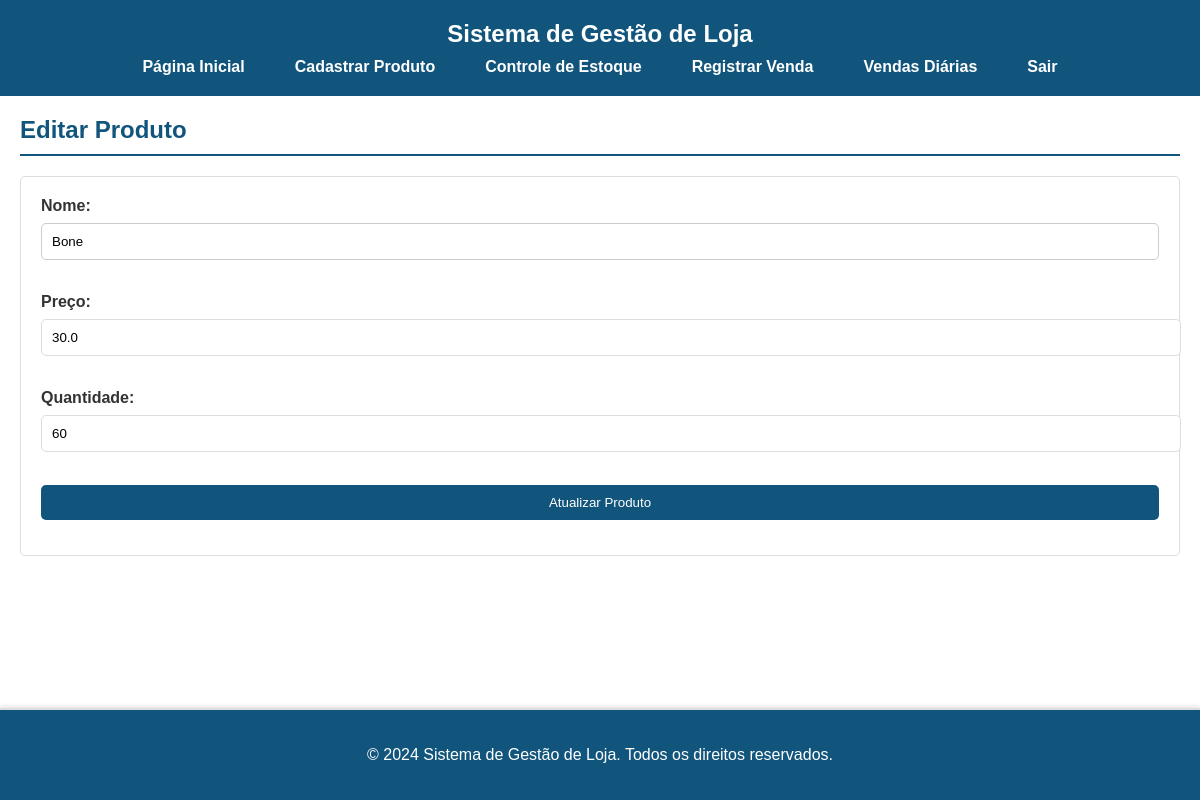
Screenshot of /editar_produto/14 (signed in) with the database file from the repository.
### tables this page shows
CREATE TABLE produtos (
        id INTEGER PRIMARY KEY AUTOINCREMENT,
        nome TEXT,
        preco REAL,
        quantidade INTEGER
    );

### app.py (the view, shortened to what this page needs)
@app.route('/editar_produto/<int:produto_id>', methods=['GET', 'POST'])
@login_required
def editar_produto(produto_id):
    conn = sqlite3.connect('lojista.db')
    cursor = conn.cursor()
    cursor.execute('SELECT * FROM produtos WHERE id = ?', (produto_id,))
    produto = cursor.fetchone()
    conn.close()
    return render_template('editar_produto.html', produto=produto)

### app.py (called while the page is built)
def login_required(f):
    @wraps(f)
    def decorated_function(*args, **kwargs):
        if not session.get('logged_in'):
            return redirect(url_for('login'))
        return f(*args, **kwargs)
    return decorated_function

### templates/editar_produto.html
{% extends 'base.html' %}
{% block content %}
    <h2>Editar Produto</h2>
    <form method="POST" action="{{ url_for('editar_produto', produto_id=produto[0]) }}">
        <label for="nome">Nome:</label>
        <input type="text" id="nome" name="nome" value="{{ produto[1] }}" required><br><br>
        <label for="preco">Preço:</label>
        <input type="number" step="0.01" id="preco" name="preco" value="{{ produto[2] }}" required><br><br>
        <label for="quantidade">Quantidade:</label>
        <input type="number" id="quantidade" name="quantidade" value="{{ produto[3] }}" min="0" required><br><br>
        <button type="submit">Atualizar Produto</button>
    </form>
{% endblock %}

### static/style.css (style rules this page uses)
body { font-family: Arial, sans-serif; background-color: #f4f4f9; color: #333; margin: 0; padding: 0; display: flex; flex-direction: column; min-height: 100vh; }
h2 { color: #11557C; border-bottom: 2px solid #11557C; padding-bottom: 10px; margin-top: 0; }
form { background-color: #fff; padding: 20px; border: 1px solid #ddd; border-radius: 5px; margin-bottom: 20px; }
form label { display: block; margin-bottom: 8px; font-weight: bold; }
form select, form input[type="number"], form button { width: 100%; padding: 10px; margin-bottom: 15px; border: 1px solid #ddd; border-radius: 5px; }
form button { background-color: #11557C; color: #fff; border: none; cursor: pointer; transition: background-color 0.3s; }

### templates/base.html (style rules this page uses)
button { background-color: #007BFF; color: white; padding: 10px 15px; border: none; border-radius: 5px; cursor: pointer; transition: background-color 0.3s ease; }
input, select { width: calc(100% - 22px); padding: 10px; margin-bottom: 15px; border: 1px solid #ccc; border-radius: 5px; }
label { font-weight: bold; margin-bottom: 5px; display: block; }

### rows the page displays
produtos: nome "Bone", preco "30.0", quantidade "60"
